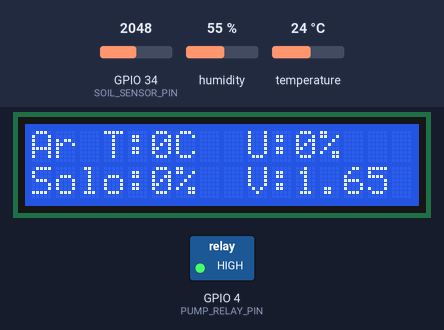
Simulated run of this sketch. Board: ESP32. Parts: 16×2 character LCD, switched loads named in the sketch (green lamp = pin HIGH). Inputs (shaded band) come from the test bench; at power-on: humidity 55 %, GPIO 34 (SOIL_SENSOR_PIN) = 2048, temperature 24 °C. WiFi joins after 1.5 s; servers stay silent unless stated; what the sketch prints to the serial monitor is not drawn.

Above: at 4.8 s.
4.9 s: humidity set to 22 %
At 11.9 s:
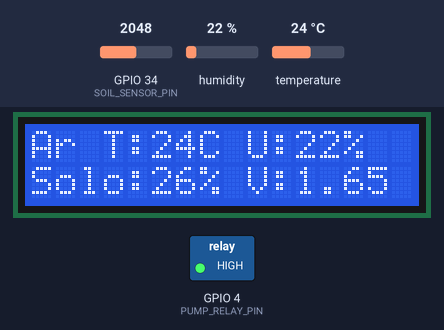
18.6 s: GPIO 34 (SOIL_SENSOR_PIN) set to 2866
At 23.0 s:
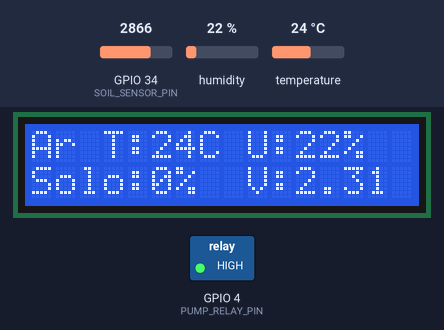
23.5 s: temperature set to 12 °C
At 34.1 s:
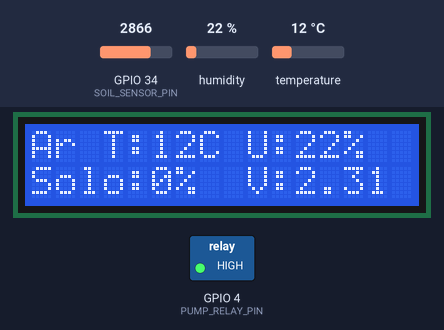
34.6 s: GPIO 34 (SOIL_SENSOR_PIN) set to 2047
At 37.1 s:
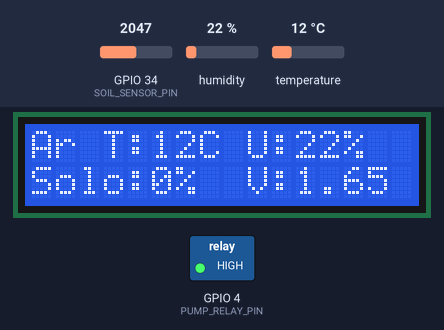
38.3 s: humidity set to 40 %
At 41.0 s:
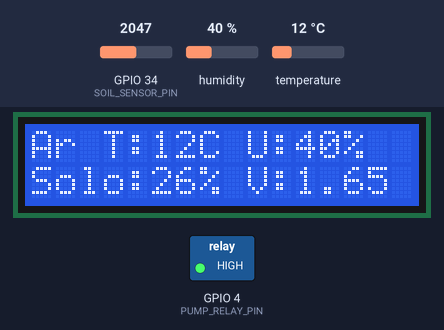
42.0 s: GPIO 34 (SOIL_SENSOR_PIN) set to 1228
At 44.8 s:
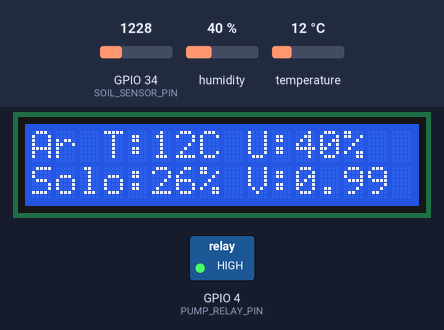
Timing chart, 0 to 46.3 s (numbered marks = the images above; inputs shaded):
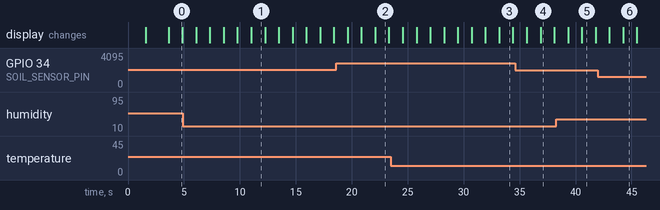

Measured:
- what the display in image 0 shows lasts 1.3 s, from 3.6 s to 4.9 s

The sketch:

Cliente_socket.ino
```cpp
// Include necessários para a comunicação
#include <WiFi.h>
#include <SocketIOclient.h>
//#include <WiFiClientSecure.h>
#include <ArduinoJson.h>

// Includes dos periféricos
#include <Wire.h>
#include <LiquidCrystal_I2C.h>
#include "dht.h"

// Debug
#define DEBUG
#ifdef DEBUG
  #define DEBUG_PRINT(x)  Serial.print (x)
  #define DEBUG_PRINTLN(x)  Serial.println (x)
#else
  #define DEBUG_PRINT(x)
  #define DEBUG_PRINTLN(x)
  #define DEBUG_PRINTF(x)
  #define DEBUG_PRINTF(x, y, z)
#endif

// Pinos de periféricos
# define PUMP_RELAY_PIN 4
#define SOIL_SENSOR_PIN 34
#define SOIL_WET 1456
#define SOIL_DRY 2249
#define DHT11_PIN 19

// Comunicação
#define SSID "Tupi"
#define PASSWORD "12345678"
#define SOCKET_ADDR "192.168.0.131"
#define SOCKET_PORT 80

// Objetos de controle
SocketIOclient socketIO;
LiquidCrystal_I2C lcd(0x27, 16, 2);
DynamicJsonDocument doc(256);
JsonArray wrapper;
JsonObject greenhouseStats;
dht DHT;

// Estado da irrigação
byte pumpState = LOW;
byte exaustingState = LOW;
byte fertirrigationState = LOW;

// Medições do ambiente
short airHumidity = 0;
short airTemperature = 0;
short soilMoisture = 0;

// Status da comunicação
bool socketStatus = false;

// Para cada n variações do lcd
short lcdState = 0;

// Contador de tempo
unsigned long counter1s = 0;
unsigned long counter10s = 0;
unsigned long counter1h = 0;

void setup() {
  #ifdef DEBUG
    Serial.begin(115200);
  #endif

  // Inicia LCD
  lcd.init();
  lcd.setBacklight(HIGH);

  // Informa inicialização do sistema
  lcdPrint(0, 0, "Tupi Agro");
  lcdPrint(0, 1, "Inicializando");

  // Configura os documentos json
  wrapper = doc.to<JsonArray>();
  wrapper.add("fooEvent");
  greenhouseStats = wrapper.createNestedObject();

  // Executa configurações do sistema
  initPins();
  initWifi();
  initSocketIO();


  /*
   * lê os sensores da estufa
   * manda as informações para o servidor
   * servidor processa esses dados dos sensores
   * decide o que deve estar ligado ou não
   * envia ao arduino
   * sincroniza o arduino com o servidor
   * arduino continua trabalhando sincronizado com o servidor
   */

  lcdPrint(0, 1, "Sistema Pronto");
  delay(2000);
}

void loop() {
  // Keep alive da comunicação com o socket
  socketIO.loop();

  // Antes de proceder com as operações, verifica as comunicações
  checkCommunication();
  checkInputs();

  if ( millis() - counter1s >= 1200 ) {
    refreshLCD();
    counter1s = millis();
  }

  if ( millis() - counter10s >= 10000 ) {
    DEBUG_PRINTLN("Verificação de 10s");
    checkGreenhouse(false);
    counter10s = millis();
  }

  if ( millis() - counter1h >= 3600000 ) {
    DEBUG_PRINTLN("Verificação 1h");
    checkGreenhouse(true);
    counter1h = millis();
  }
}
```

ChecarEstufa.ino
```cpp
/*
 * Parâmetros de checagem da estufa
 * Antigo: ÁGUA(269), AR(632)
 * Novo: ÁGUA(305), AR(682)
 * ESP: ÁGUA(1456), AR(2249)
 */
void checkGreenhouse(bool store) {
  soilMoisture = map(analogRead(SOIL_SENSOR_PIN), SOIL_WET, SOIL_DRY, 100, 0);
  DHT.read11(DHT11_PIN);
  airHumidity = round(DHT.humidity);
  airTemperature = round(DHT.temperature);

  //DEBUG_PRINTLN(analogRead(SOIL_SENSOR_PIN));

  // Normaliza a entrada do sensor
  if (soilMoisture > 100) { soilMoisture = 100; }
  else if (soilMoisture < 0) { soilMoisture = 0; }

  // Troca o tópico
  wrapper.getElement(0).set("onGreenhouseCheck");

  greenhouseStats["pumpState"] = pumpState;
  greenhouseStats["exaustingState"] = exaustingState;
  greenhouseStats["fertirrigationState"] = fertirrigationState;
  greenhouseStats["airHumidity"] = airHumidity;
  greenhouseStats["airTemperature"] = airTemperature;
  greenhouseStats["soilMoisture"] = soilMoisture;

  String output;
  serializeJson(doc, output);

  // Send event
  socketIO.sendEVENT(output);

  // Print JSON for debugging
  DEBUG_PRINTLN(output);
}
```

Funcoes.ino
```cpp
/*
   Configurações dos Pinos
*/
void initPins() {
  // Pino da bomba
  pinMode(PUMP_RELAY_PIN, OUTPUT);
  digitalWrite(PUMP_RELAY_PIN, HIGH);
}

void checkInputs() {
  //veriica se apertou algum botao para desligar ou ligar
}

/*
   Configurações do Wifi
*/
void initWifi() {
  WiFi.begin(SSID, PASSWORD);

  DEBUG_PRINT("(Wifi) Conectando à rede: ");
  DEBUG_PRINT(SSID);

  while (WiFi.status() != WL_CONNECTED) {
    delay(500);
    DEBUG_PRINT(".");
  }

  DEBUG_PRINTLN("");
  DEBUG_PRINTLN("(Wifi) Conectado.");
  DEBUG_PRINT("(Wifi) IP address: ");
  DEBUG_PRINTLN(WiFi.localIP());
}

void checkCommunication(void) {
  if (WiFi.status() != WL_CONNECTED) {
    DEBUG_PRINTLN("(Wifi) Link OFF, reconectando.");
    WiFi.reconnect();
    if (WiFi.status() != WL_CONNECTED) {
      checkCommunication();
    }
  }
}

/*
   Configurações do Socket
*/
void hexdump(const void *mem, uint32_t len, uint8_t cols = 16) {
  const uint8_t* src = (const uint8_t*) mem;
  Serial.printf("\n[HEXDUMP] Address: 0x%08X len: 0x%X (%d)", (ptrdiff_t)src, len, len);
  for (uint32_t i = 0; i < len; i++) {
    if (i % cols == 0) {
      Serial.printf("\n[0x%0hola8X] 0x%08X: ", (ptrdiff_t)src, i);
    }
    Serial.printf("%02X ", *src);
    src++;
  }
  Serial.printf("\n");
}

void socketIOEvent(socketIOmessageType_t type, uint8_t * payload, size_t length) {
  switch (type) {
    case sIOtype_DISCONNECT:
      DEBUG_PRINTLN("[SocketIO] Desconectado!");
      socketStatus = false;
      break;
    case sIOtype_CONNECT:
      Serial.printf("[SocketIO] Conectado à URL: %s", payload);

      // conecta ao namespace comum "/" (não há acoplamento automático apartir do Socket.IO V3)
      socketIO.send(sIOtype_CONNECT, "/");
      socketStatus = true;
      // Boot
      checkGreenhouse(true);
      break;
    case sIOtype_EVENT:
      {
        StaticJsonDocument<70> doc;

        // parse a JSON array
        deserializeJson(doc, payload);

        // extract the values
        JsonArray array = doc.as<JsonArray>();
        const char* topic = array[0].as<const char*>();

        //Serial.printf("[SocketIO] Tópico %s\n", topic);
        //Serial.printf("[SocketIO] Carga %s\n", data);

        if (strcmp(topic, "onToggleTool") == 0) {
          const char* data = array[1].as<const char*>();
          if (strcmp(data, "PUMP_ON") == 0) {
            pumpState = HIGH;
          }
          else if (strcmp(data, "PUMP_OFF") == 0) {
            pumpState = LOW;
          }
          else if (strcmp(data, "EXAUST_ON") == 0) {
            exaustingState = HIGH;
          }
          else if (strcmp(data, "EXAUST_OFF") == 0) {
            exaustingState = LOW;
          }
          //Serial.printf("[SocketIO] Tópico vdd %s\n", topic);
        }
        else if (strcmp(topic, "requestBoot") == 0) {
          checkGreenhouse(true);
        }

      }
      break;
    case sIOtype_ACK:
      Serial.printf("[SocketIO] get ack: %u\n", length);
      hexdump(payload, length);
      break;
    case sIOtype_ERROR:
      Serial.printf("[SocketIO] get error: %u\n", length);
      hexdump(payload, length);
      break;
    case sIOtype_BINARY_EVENT:
      Serial.printf("[SocketIO] get binary: %u\n", length);
      hexdump(payload, length);
      break;
    case sIOtype_BINARY_ACK:
      Serial.printf("[SocketIO] get binary ack: %u\n", length);
      hexdump(payload, length);
      break;
  }
}

void initSocketIO() {
  socketIO.begin(SOCKET_ADDR, SOCKET_PORT, "/socket.io/?EIO=4");
  socketIO.onEvent(socketIOEvent);
}

/*
   Atributos LCD
*/
void lcdPrint(short cursor, short line, String msg) {
  lcd.setCursor(cursor, line);
  lcd.print(msg);
}

void refreshLCD() {
  lcd.clear();
  // passar display message para as globais
  String displayMsg = "";
  //lcdState = 1;
  switch (lcdState) {
    case 0: {
        displayMsg = "Ar T:" + String(airTemperature) + "C";
        lcdPrint(0, 0, displayMsg);

        displayMsg = "U:" + String(airHumidity) + "%";
        lcdPrint(9, 0, displayMsg);

        displayMsg = "Solo:" + String(soilMoisture) + "%";
        lcdPrint(0, 1, displayMsg);

        float voltage = analogRead(SOIL_SENSOR_PIN) * (3.3 / 4095.0);
        displayMsg = "V:" + String(voltage) + "";
        lcdPrint(9, 1, displayMsg);
      } break;
    case 1:
      displayMsg = (pumpState) ? F("Irrigacao: ON") : F("Irrigacao: OFF");
      lcdPrint(0, 0, displayMsg);

      displayMsg = (exaustingState) ? F("Exaustao: ON") : F("Exaustao: OFF");
      lcdPrint(0, 1, displayMsg);
      break;
    case 2:
      displayMsg = (socketStatus) ? F("Sistema: ONLINE") : F("Sistema: OFFLINE");
      lcdPrint(0, 0, displayMsg);
      //displayMsg = (automaticIrrigation) ? F("IA: ON") : F("IA: OFF");
      lcdPrint(0, 1, displayMsg);
      break;
  }

  lcdState = (lcdState == 2) ? 0 : lcdState + 1;
}
```
